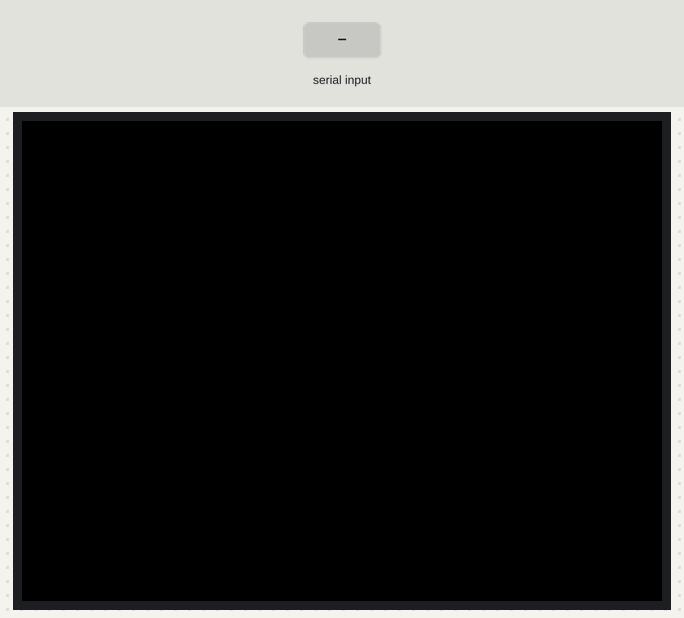
This sketch was run on a simulated ESP32. Parts: 320×240 colour display. The test bench sets the inputs (shaded band).

Above: at 1.4 s.
1.5 s: "1\n" received over the second serial link
3.0 s: "0\n" received over the second serial link
At 3.5 s:
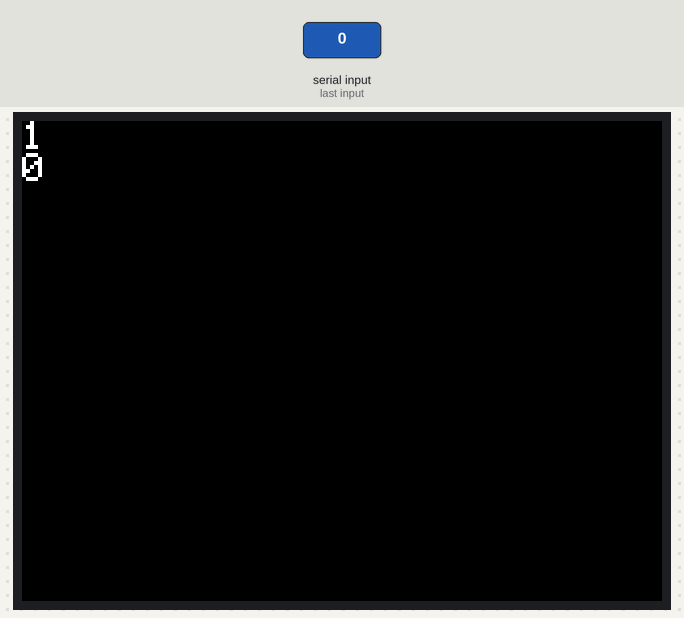
4.5 s: "2\n" received over the second serial link
Timing chart, 0 to 7.5 s (numbered marks = the images above; inputs shaded):
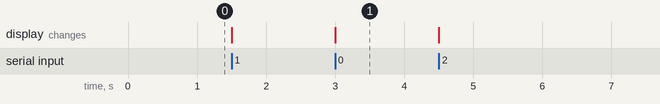

Measured:
- after the input at 3.0 s, the display: changes at once (image 1)

The sketch:

TEST.ino
```cpp
#include <M5Unified.h>

HardwareSerial SerialCam(2);

String incoming = "";

void setup() {
  auto cfg = M5.config();
  M5.begin(cfg);

  SerialCam.begin(115200, SERIAL_8N1, 13, 14);

  M5.Display.fillScreen(BLACK);
  M5.Display.setTextSize(2);
  M5.Display.setCursor(0, 0);
}

void loop() {
  while (SerialCam.available()) {
    char c = SerialCam.read();

    // Zeilen sammeln
    if (c == '\n') {
      M5.Display.println(incoming);
      incoming = "";
    } else {
      incoming += c;
    }
  }
}
```
